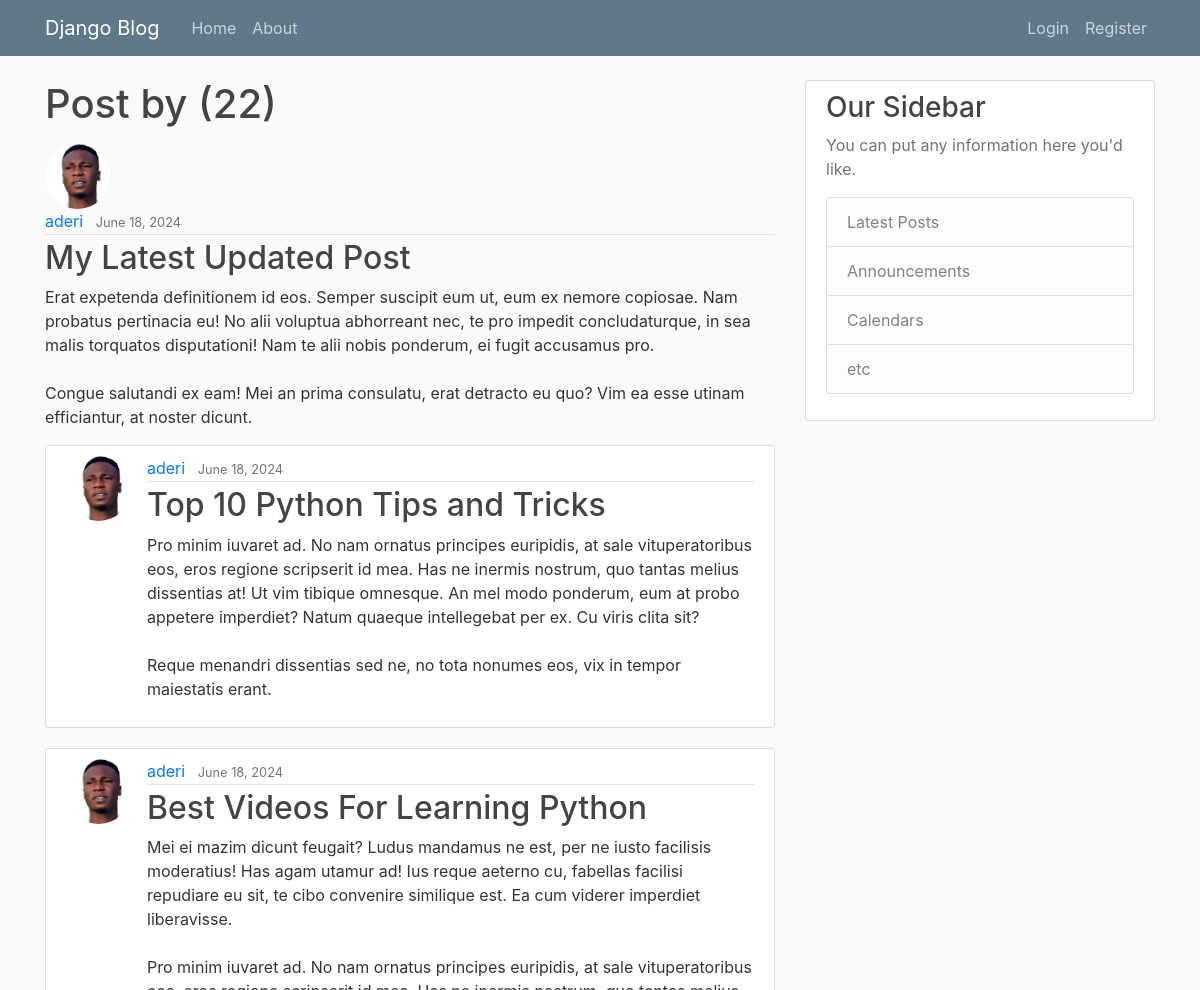
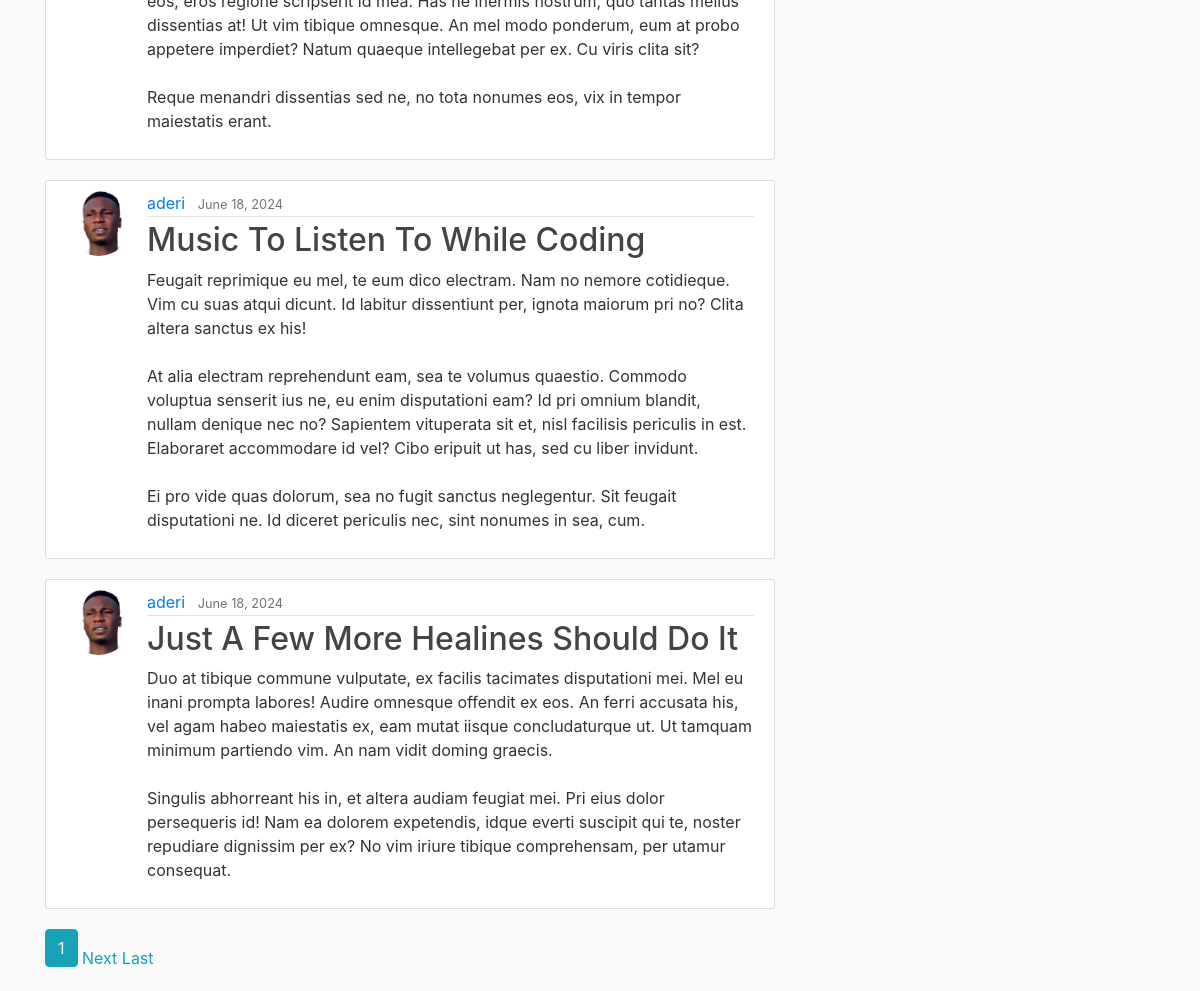
Page /blog/user/aderi on the committed database (2 pictures, top to bottom).
### blog/models.py (models this page shows, shortened)
class Post(models.Model):
    title = models.CharField(max_length=100)
    content = models.TextField()
    date_posted = models.DateTimeField(default=timezone.now)
    author = models.ForeignKey(User, on_delete=models.CASCADE)

### users/models.py (models this page shows, shortened)
class Profile(models.Model):
    user = models.OneToOneField(User, on_delete=models.CASCADE)
    image = models.ImageField(default="default.jpg", upload_to="profile_pics")

### blog/views.py (the view)
# urls.py: path('user/<str:username>', UserPostListView.as_view(), name='user-posts'),
class UserPostListView(ListView):
    model= Post
    template_name ='blog/user_posts.html'
    context_object_name='posts'
    paginate_by = 5
    def get_queryset(self):
        user = get_object_or_404(User, username= self.kwargs.get('username'))
        return Post.objects.filter(author=user).order_by('-date_posted')

### blog/templates/blog/user_posts.html (shortened to what this page needs)
{% extends "blog/base.html" %}
{% block content %}
    <h1 class="mb-3">Post by {{veiws.kwargs.username}} ({{page_obj.paginator.count}})</h1
{% for post in posts %}
    <article class="media content-section">
        <img class="rounded-circle article-img" src="{{post.author.profile.image.url}}">
        <div class="media-body">
        <div class="article-metadata">
            <a class="mr-2" href="{% url 'user-posts' post.author.username %}">{{ post.author }}</a>
            <small class="text-muted">{{ post.date_posted|date:"F d, Y" }}</small>
        </div>
        <h2><a class="article-title" href="#">{{ post.title }}</a></h2>
        <p class="article-content">{{ post.content }}</p>
        </div>
    </article>
    {% endfor %}
    {% if is_paginated %}
        {% for num in page_obj.paginator.page_range %}
            {% if page_obj.number == num %}
                <a class="btn btn-info mb-4" href="?page={{num}}">{{num}}</a>
            {% elif num > page_obj.num|add:'-3' and num < page_obj.number|add:'3' %}
                <a class="btn-outline-info mb-4" href="?page={{num}}">{{num}}</a>
            {% endif %}
        {% endfor %}
        {% if page_obj.has_next %}
            <a class="btn-outline-info mb-4" href="?page={{ page_obj.next_page_number}}">Next</a>
            <a class="btn-outline-info mb-4" href="?page={{ page_obj.paginator.num.pages}}">Last</a>
        {% endif %}
    {% endif %}
{% endblock content %}

### blog/templates/blog/base.html (shortened to what this page needs)
{% load static %}
<!DOCTYPE html>
<html lang="en">
<head>
        <link rel="stylesheet" href="https://cdn.jsdelivr.net/npm/bootstrap@4.0.0/dist/css/bootstrap.min.css">
        <link rel="stylesheet" type="text/css" href="{% static 'blog/main.css'%}">
</head>
<body>
    <header class="site-header">
        <nav class="navbar navbar-expand-md navbar-dark bg-steel fixed-top">
          <div class="container">
            <a class="navbar-brand mr-4" href="{% url 'blog-home' % }">Django Blog</a>
            <div class="collapse navbar-collapse" id="navbarToggle">
              <div class="navbar-nav mr-auto">
                <a class="nav-item nav-link" href="{% url 'blog-home' %}">Home</a>
                <a class="nav-item nav-link" href="{% url 'about-us' %}">About</a>
              </div>
              <div class="navbar-nav">
                {% if user.is_authenticated %}
                <a class="nav-item nav-link" href="{% url 'post-create' %}">New Post</a>
                <a class="nav-item nav-link" href="{% url 'profile' %}">Profile</a>
                <a class="nav-item nav-link" href="{% url 'logout' %}">Logout</a>
                {% else %}
                  <a class="nav-item nav-link" href="{% url 'login' %}">Login</a>
                  <a class="nav-item nav-link" href="{% url 'register' %}">Register</a>
                {% endif %}
              </div>
            </div>
          </div>
        </nav>
      </header>
      <main role="main" class="container">
        <div class="row">
          <div class="col-md-8">
            {% block content %}{% endblock %}
          </div>
          <div class="col-md-4">
            <div class="content-section">
              <h3>Our Sidebar</h3>
              <p class='text-muted'>You can put any information here you'd like.
                <ul class="list-group">
                  <li class="list-group-item list-group-item-light">Latest Posts</li>
                  <li class="list-group-item list-group-item-light">Announcements</li>
                  <li class="list-group-item list-group-item-light">Calendars</li>
                  <li class="list-group-item list-group-item-light">etc</li>
                </ul>
              </p>
            </div>
          </div>
        </div>
      </main>
</body>
</html>

### blog/static/blog/main.css (style rules this page uses)
body { background: #fafafa; color: #333333; margin-top: 5rem; }
h1, h2, h3, h4, h5, h6 { color: #444444; }
ul { margin: 0; }
.bg-steel { background-color: #5f788a; }
.site-header .navbar-nav .nav-link { color: #cbd5db; }
.content-section { background: #ffffff; padding: 10px 20px; border: 1px solid #dddddd; border-radius: 3px; margin-bottom: 20px; }
.article-title { color: #444444; }
.article-content { white-space: pre-line; }
.article-img { height: 65px; width: 65px; margin-right: 16px; }
.article-metadata { padding-bottom: 1px; margin-bottom: 4px; border-bottom: 1px solid #e3e3e3 }

### rows in the picture
Post: author.profile.image (picture), author "aderi", date_posted "June 18, 2024", title "My Latest Updated Post", content "Erat expetenda definitionem id eos. Semper suscipit eum ut, eum ex nemore copiosae. Nam probatus pertinacia eu! No alii voluptua abhorreant nec, te pro impedit concludaturque, in sea malis torquatos disputationi! Nam te alii nobis ponderum, ei fugit accusamus pro. Congue salutandi ex eam! Mei an prima consulatu, erat detracto eu quo? Vim ea esse utinam efficiantur, at noster dicunt."
Post: author.profile.image (picture), author "aderi", date_posted "June 18, 2024", title "Top 10 Python Tips and Tricks", content "Pro minim iuvaret ad. No nam ornatus principes euripidis, at sale vituperatoribus eos, eros regione scripserit id mea. Has ne inermis nostrum, quo tantas melius dissentias at! Ut vim tibique omnesque. An mel modo ponderum, eum at probo appetere imperdiet? Natum quaeque intellegebat per ex. Cu viris clita sit? Reque menandri dissentias sed ne, no tota nonumes eos, vix in tempor maiestatis erant."
Post: author.profile.image (picture), author "aderi", date_posted "June 18, 2024", title "Best Videos For Learning Python", content "Mei ei mazim dicunt feugait? Ludus mandamus ne est, per ne iusto facilisis moderatius! Has agam utamur ad! Ius reque aeterno cu, fabellas facilisi repudiare eu sit, te cibo convenire similique est. Ea cum viderer imperdiet liberavisse. Pro minim iuvaret ad. No nam ornatus principes euripidis, at sale vituperatoribus eos, eros regione scripserit id mea. Has ne inermis nostrum, quo tantas melius dissentias at! Ut vim tibique omnesque. An mel modo ponderum, eum at probo appetere imperdiet? Natum quaeque intellegebat per ex. Cu viris clita sit? Reque menandri dissentias sed ne, no tota nonumes eos, vix in tempor maiestatis erant."
Post: author.profile.image (picture), author "aderi", date_posted "June 18, 2024", title "Music To Listen To While Coding", content "Feugait reprimique eu mel, te eum dico electram. Nam no nemore cotidieque. Vim cu suas atqui dicunt. Id labitur dissentiunt per, ignota maiorum pri no? Clita altera sanctus ex his! At alia electram reprehendunt eam, sea te volumus quaestio. Commodo voluptua senserit ius ne, eu enim disputationi eam? Id pri omnium blandit, nullam denique nec no? Sapientem vituperata sit et, nisl facilisis periculis in est. Elaboraret accommodare id vel? Cibo eripuit ut has, sed cu liber invidunt. Ei pro vide quas dolorum, sea no fugit sanctus neglegentur. Sit feugait disputationi ne. Id diceret periculis nec, sint nonumes in sea, cum."
Post: author.profile.image (picture), author "aderi", date_posted "June 18, 2024", title "Just A Few More Healines Should Do It", content "Duo at tibique commune vulputate, ex facilis tacimates disputationi mei. Mel eu inani prompta labores! Audire omnesque offendit ex eos. An ferri accusata his, vel agam habeo maiestatis ex, eam mutat iisque concludaturque ut. Ut tamquam minimum partiendo vim. An nam vidit doming graecis. Singulis abhorreant his in, et altera audiam feugiat mei. Pri eius dolor persequeris id! Nam ea dolorem expetendis, idque everti suscipit qui te, noster repudiare dignissim per ex? No vim iriure tibique comprehensam, per utamur consequat."

### other values in the picture
{{ page_obj.paginator.count }} "22"
{{ num }} "1"
